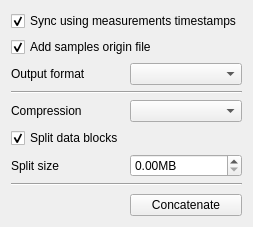
      <widget class="QWidget" name="concatenate_tab">
       <attribute name="icon">
        <iconset resource="resource.qrc">
         <normaloff>:/plus.png</normaloff>:/plus.png</iconset>
       </attribute>
       <attribute name="title">
        <string>Concatenate</string>
       </attribute>
       <layout class="QGridLayout" name="gridLayout_7" columnstretch="0,1">
        <item row="0" column="0" colspan="2">
         <widget class="QCheckBox" name="concatenate_sync">
          <property name="text">
           <string>Sync using measurements timestamps</string>
          </property>
          <property name="checked">
           <bool>true</bool>
          </property>
         </widget>
        </item>
        <item row="1" column="0" colspan="2">
         <widget class="QCheckBox" name="concatenate_add_samples_origin">
          <property name="text">
           <string>Add samples origin file</string>
          </property>
          <property name="checked">
           <bool>true</bool>
          </property>
         </widget>
        </item>
        <item row="2" column="0">
         <widget class="QLabel" name="label_11">
          <property name="text">
           <string>Output format</string>
          </property>
         </widget>
        </item>
        <item row="2" column="1">
         <widget class="QComboBox" name="concatenate_format"/>
        </item>
        <item row="3" column="0" colspan="2">
         <widget class="Line" name="line_5">
          <property name="orientation">
           <enum>Qt::Horizontal</enum>
          </property>
         </widget>
        </item>
        <item row="4" column="0">
         <widget class="QLabel" name="label_12">
          <property name="text">
           <string>Compression</string>
          </property>
         </widget>
        </item>
        <item row="4" column="1">
         <widget class="QComboBox" name="concatenate_compression"/>
        </item>
        <item row="5" column="0">
         <widget class="QCheckBox" name="concatenate_split">
          <property name="text">
           <string>Split data blocks</string>
          </property>
          <property name="checked">
           <bool>true</bool>
          </property>
         </widget>
        </item>
        <item row="7" column="0" colspan="2">
         <widget class="Line" name="line_6">
          <property name="orientation">
           <enum>Qt::Horizontal</enum>
          </property>
         </widget>
        </item>
        <item row="6" column="1">
         <widget class="QDoubleSpinBox" name="concatenate_split_size">
          <property name="suffix">
           <string>MB</string>
          </property>
          <property name="maximum">
           <double>4.000000000000000</double>
          </property>
         </widget>
        </item>
        <item row="6" column="0">
         <widget class="QLabel" name="label_10">
          <property name="text">
           <string>Split size </string>
          </property>
         </widget>
        </item>
        <item row="9" column="1">
         <widget class="QPushButton" name="concatenate_btn">
          <property name="text">
           <string>Concatenate</string>
          </property>
          <property name="icon">
           <iconset resource="resource.qrc">
            <normaloff>:/plus.png</normaloff>:/plus.png</iconset>
          </property>
         </widget>
        </item>
        <item row="8" column="1">
         <spacer name="verticalSpacer_4">
          <property name="orientation">
           <enum>Qt::Vertical</enum>
          </property>
          <property name="sizeHint" stdset="0">
           <size>
            <width>20</width>
            <height>2</height>
           </size>
          </property>
         </spacer>
        </item>
       </layout>
      </widget>
